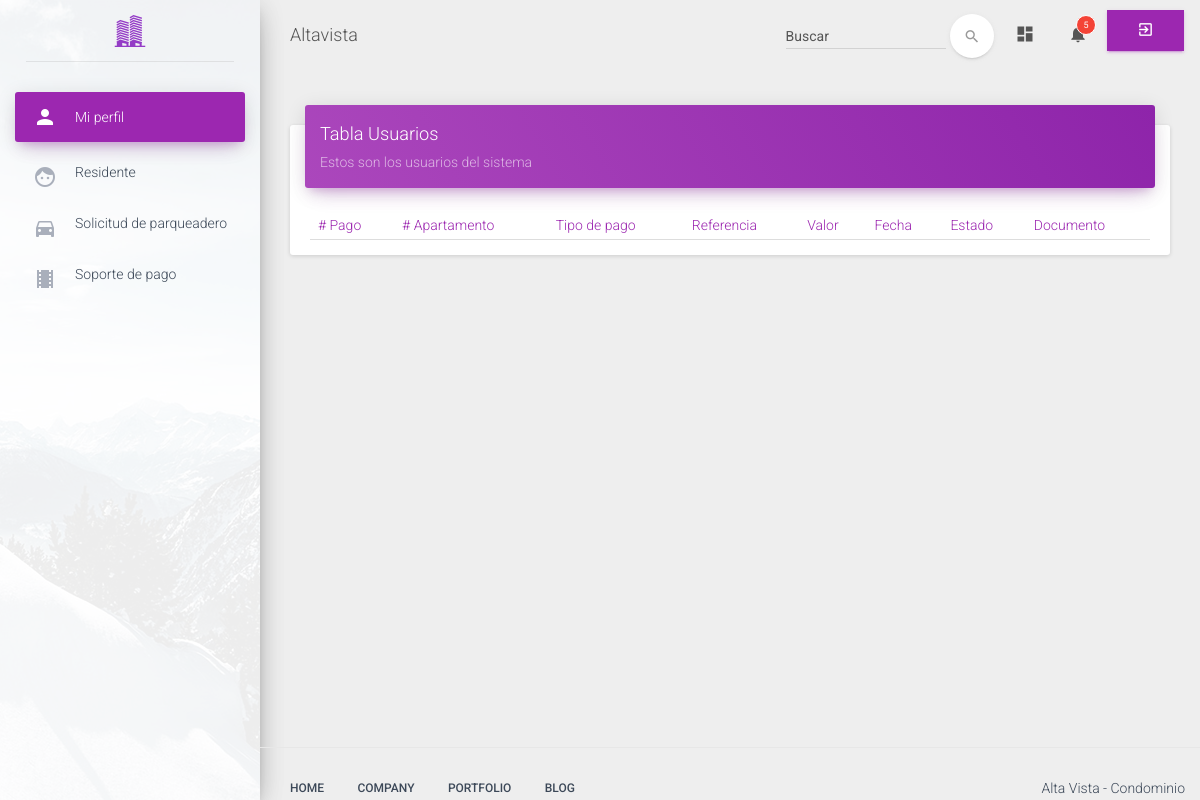
The page /view/app/residente/consultarPago.php (signed in) on the database as committed earlier.
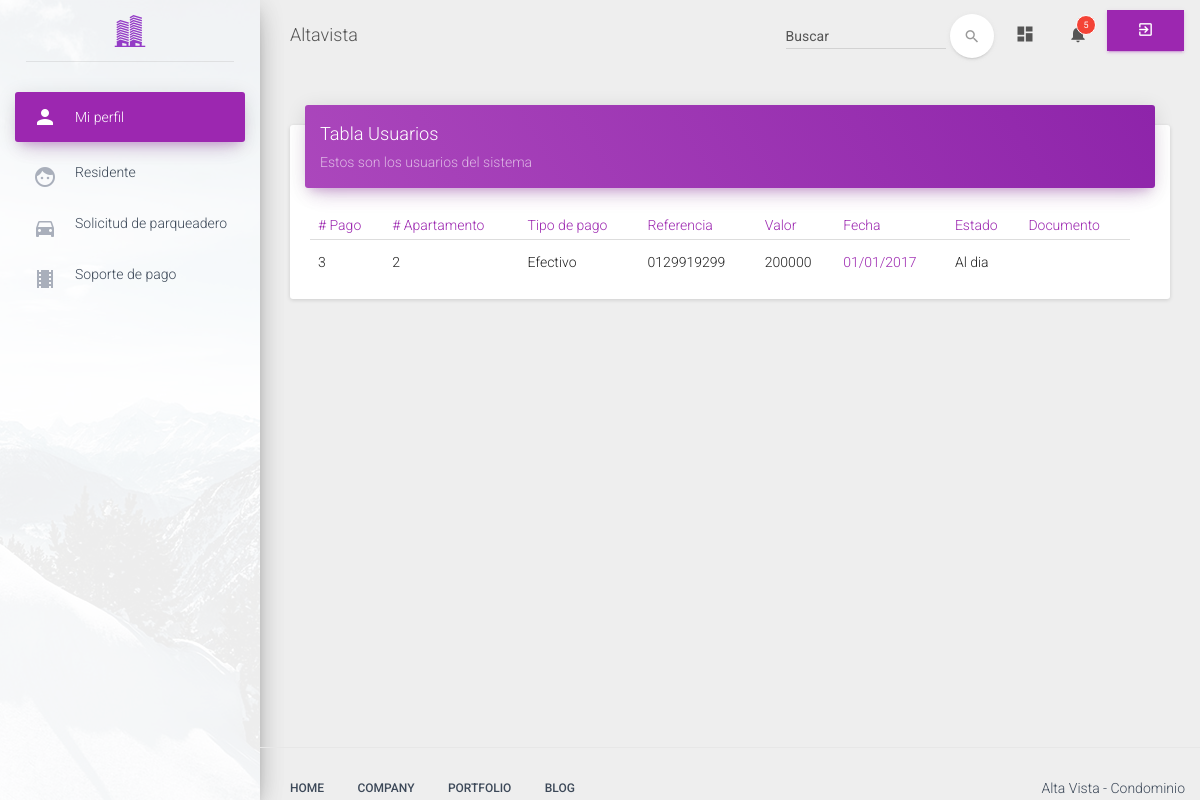
The same page on the database as committed later.
### tables this page shows
CREATE TABLE `pagos` (
  `id_pagos` int(11) NOT NULL AUTO_INCREMENT,
  `id_apartamento` int(11) NOT NULL,
  `tipo_pago` varchar(25) NOT NULL,
  `referencia` varchar(45) NOT NULL,
  `valor` int(11) NOT NULL,
  `fecha` varchar(25) NOT NULL,
  `estado` varchar(10) NOT NULL,
  `url_documento` varchar(45) NOT NULL,
  PRIMARY KEY (`id_pagos`),
  KEY `fk_apartamento_pagos_idx` (`id_apartamento`),
  CONSTRAINT `fk_apartamento_pagos` FOREIGN KEY (`id_apartamento`) REFERENCES `apartamentos` (`id_apartamentos`) ON DELETE NO ACTION ON UPDATE NO ACTION
);

### config/Conexion.php (called while the page is built)
<?php
class Conexion {
    public static function conectar() {
        try {
            $conexion = new PDO('mysql:host=localhost;dbname=altavista', 'root', '');
            $conexion->setAttribute(PDO::ATTR_ERRMODE, PDO::ERRMODE_EXCEPTION);
            $conexion->exec("SET CHARACTER SET UTF8");
        } catch (Exception $e) {
            die('Error no se pudo establecer la conexión') . $e->getMessage();
            echo "Linea" . $e->getLine();
        }
        return $conexion;
    }
}
?>

### controller/PagoController.php (called while the page is built, shortened)
<?php
require_once(FOLDER_PROJECT . "/model/Pago.php");
require_once(FOLDER_PROJECT . "/model/UsuarioHasApartamento.php");
$id=$_SESSION['cedula'];
$pago= new Pago();
$usuariohas= new UsuarioHasApartamento();
$resl= $usuariohas->consultarId($id);
foreach ($resl as $value => $a) {
   $a['apartamentos_id_apartamentos'];
}
$apo=$a['apartamentos_id_apartamentos'];
$resultado = $pago->consultarId($apo);

### model/UsuarioHasApartamento.php (called while the page is built, shortened)
<?php
class UsuarioHasApartamento {
    private $conexion;
    public function __CONSTRUCT() {
        require_once(FOLDER_PROJECT . '/config/Conexion.php');
        try {
            $this->conexion = Conexion::conectar();
        } catch (Exception $exc) {
            die($exc->getMessage());
        }
    }
    public function consultarId($id) {
        try {
            $sql="SELECT u.residente, u.propietario, u.apartamentos_id_apartamentos FROM usuarios_has_apartamentos as u WHERE usuarios_cedula = :ced";
            $consula = $this->conexion->prepare($sql);
            $consula->bindParam(':ced', $id);
            $consula->execute();
            $resul= $consula->fetchAll();
            return $resul;
        } catch (Exception $e) {
            echo $e->getTraceAsString();
            echo $e->getMessage();
        }
    }
}

### model/Pago.php (called while the page is built, shortened)
<?php
class Pago {
    private $conexion;
   public function __CONSTRUCT() {
        require_once(FOLDER_PROJECT . '/config/Conexion.php');
        try {
            $this->conexion = Conexion::conectar();
        } catch (Exception $exc) {
            die($exc->getMessage());
        }
    }
    public function consultarId($id) {
        try {
            $sql='SELECT * FROM pagos  WHERE id_apartamento = :ids';
            $consula = $this->conexion->prepare($sql);
            $consula->bindParam(':ids', $id);
            $consula->execute();
            $resul= $consula->fetchAll();
            return $resul;
        } catch (Exception $e) {
            echo $e->getTraceAsString();
            echo $e->getMessage();
        }
    }
}

### view/app/residente/consultarPago.php (the view, shortened to what the changed rows need)
<!doctype html>
<html lang="en">
    <head>
        <?php
        include(FOLDER_VIEW . "/template/head.php");
        require_once (FOLDER_PROJECT . "/controller/PagoController.php");
        ?>
    </head>
    <body>
        <div class="wrapper">
            <div class="main-panel">
                <div class="content">
                    <div class="container-fluid">
                        <div class="row">
                            <div class="col-md-12">
                                <div class="card">
                                    <div class="card-content table-responsive">
                                        <table class="table">
                                            <thead class="text-primary">
                                            <th># Pago</th>
                                            <th># Apartamento</th>
                                            <th>Tipo de pago</th>
                                            <th>Referencia</th>
                                            <th>Valor</th>
                                            <th>Fecha</th>
                                            <th>Estado</th>
                                            <th>Documento</th>
                                           </thead>
                                            <tbody>
                                                <?php foreach ($resultado as $r): ?>
                                                    <tr>
                                                        <td><?php echo $r['id_pagos']; ?></td>
                                                        <td><?php echo $r['id_apartamento']; ?></td>
                                                        <td><?php echo $r['tipo_pago']; ?></td>
                                                        <td><?php echo $r['referencia']; ?></td>
                                                        <td><?php echo $r['valor']; ?></td>
                                                        <td class="text-primary"><?php echo $r['fecha']; ?></td>
                                                            <td><?php echo $r['estado']; ?></td>
                                                            <td><?php echo $r['url_documento']; ?></td>
                                                            <td> <?php
                                                    ?></td>
                                                    </tr>
                                                <?php endforeach; ?>
                                            </tbody>
                                        </table>
                                    </div>
                                </div>
                            </div>
                        </div>
                    </div>
                </div>
            </div>
        </div>
    </body>
</html>

Rows that differ between the two databases and show on the page:
added pagos: id_pagos "3", id_apartamento "2", tipo_pago "Efectivo", referencia "0129919299", valor "200000", fecha "01/01/2017", estado "Al dia"
